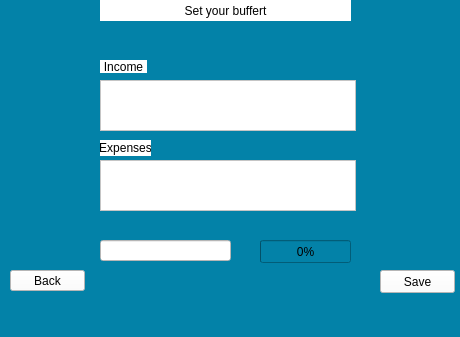
<?xml version="1.0" encoding="UTF-8"?>
<ui version="4.0">
 <class>MainWindow</class>
 <widget class="QMainWindow" name="MainWindow">
  <property name="geometry">
   <rect>
    <x>0</x>
    <y>0</y>
    <width>460</width>
    <height>337</height>
   </rect>
  </property>
  <property name="windowTitle">
   <string>MainWindow</string>
  </property>
  <property name="styleSheet">
   <string notr="true">background-color: rgb(3, 130, 168);</string>
  </property>
  <widget class="QWidget" name="centralwidget">
   <widget class="QLabel" name="label">
    <property name="geometry">
     <rect>
      <x>100</x>
      <y>0</y>
      <width>251</width>
      <height>21</height>
     </rect>
    </property>
    <property name="styleSheet">
     <string notr="true">background-color: rgb(255, 255, 255);</string>
    </property>
    <property name="text">
     <string>Set your buffert</string>
    </property>
    <property name="alignment">
     <set>Qt::AlignCenter</set>
    </property>
   </widget>
   <widget class="QTextBrowser" name="totalincome">
    <property name="geometry">
     <rect>
      <x>100</x>
      <y>80</y>
      <width>256</width>
      <height>51</height>
     </rect>
    </property>
    <property name="styleSheet">
     <string notr="true">background-color: rgb(255, 255, 255);</string>
    </property>
   </widget>
   <widget class="QTextBrowser" name="totalexpenses">
    <property name="geometry">
     <rect>
      <x>100</x>
      <y>160</y>
      <width>256</width>
      <height>51</height>
     </rect>
    </property>
    <property name="styleSheet">
     <string notr="true">background-color: rgb(255, 255, 255);</string>
    </property>
   </widget>
   <widget class="QLabel" name="label_2">
    <property name="geometry">
     <rect>
      <x>100</x>
      <y>60</y>
      <width>47</width>
      <height>13</height>
     </rect>
    </property>
    <property name="styleSheet">
     <string notr="true">background-color: rgb(255, 255, 255);</string>
    </property>
    <property name="text">
     <string>Income</string>
    </property>
    <property name="alignment">
     <set>Qt::AlignCenter</set>
    </property>
   </widget>
   <widget class="QLabel" name="label_3">
    <property name="geometry">
     <rect>
      <x>100</x>
      <y>140</y>
      <width>51</width>
      <height>16</height>
     </rect>
    </property>
    <property name="styleSheet">
     <string notr="true">background-color: rgb(255, 255, 255);</string>
    </property>
    <property name="text">
     <string>Expenses</string>
    </property>
    <property name="alignment">
     <set>Qt::AlignCenter</set>
    </property>
   </widget>
   <widget class="QProgressBar" name="amount_of_budget">
    <property name="geometry">
     <rect>
      <x>260</x>
      <y>240</y>
      <width>91</width>
      <height>23</height>
     </rect>
    </property>
    <property name="value">
     <number>0</number>
    </property>
   </widget>
   <widget class="QPushButton" name="save_button">
    <property name="geometry">
     <rect>
      <x>380</x>
      <y>270</y>
      <width>75</width>
      <height>23</height>
     </rect>
    </property>
    <property name="styleSheet">
     <string notr="true">background-color: rgb(255, 255, 255);</string>
    </property>
    <property name="text">
     <string>Save</string>
    </property>
   </widget>
   <widget class="QPushButton" name="back_button">
    <property name="geometry">
     <rect>
      <x>10</x>
      <y>270</y>
      <width>75</width>
      <height>21</height>
     </rect>
    </property>
    <property name="styleSheet">
     <string notr="true">background-color: rgb(255, 255, 255);</string>
    </property>
    <property name="text">
     <string>Back</string>
    </property>
   </widget>
   <widget class="QLineEdit" name="buffert_input">
    <property name="geometry">
     <rect>
      <x>100</x>
      <y>240</y>
      <width>131</width>
      <height>21</height>
     </rect>
    </property>
    <property name="styleSheet">
     <string notr="true">background-color: rgb(255, 255, 255);</string>
    </property>
   </widget>
  </widget>
  <widget class="QMenuBar" name="menubar">
   <property name="geometry">
    <rect>
     <x>0</x>
     <y>0</y>
     <width>460</width>
     <height>21</height>
    </rect>
   </property>
  </widget>
  <widget class="QStatusBar" name="statusbar"/>
 </widget>
 <resources/>
 <connections/>
</ui>
